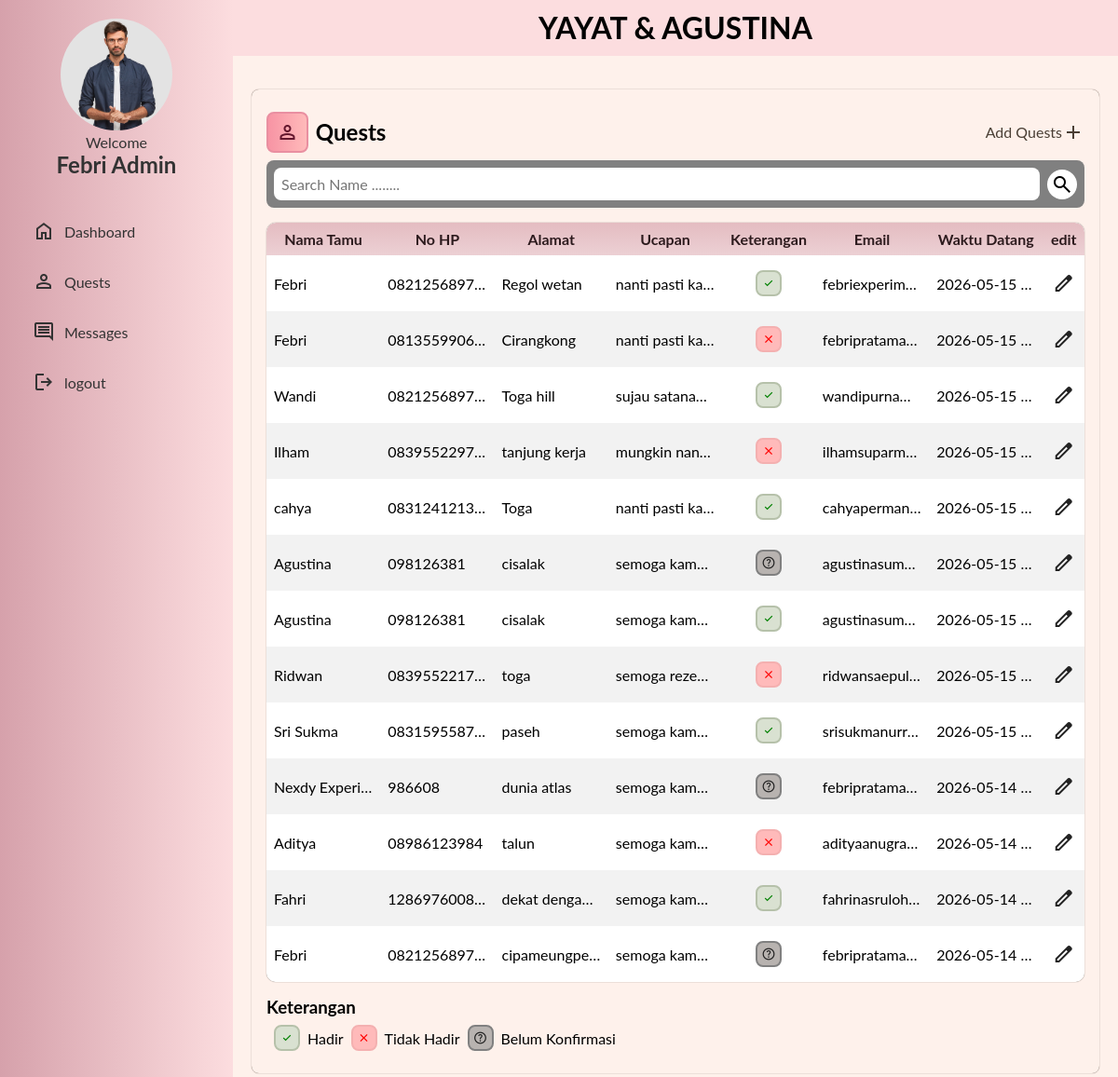
The page /project-guestbook/quest.php (signed in) on the database its author committed.
### tables this page shows
CREATE TABLE `tamu` (
  `id_tamu` varchar(20) NOT NULL,
  `nama_tamu` varchar(100) DEFAULT NULL,
  `no_hp` varchar(16) DEFAULT NULL,
  `alamat` text,
  `ucapan` text,
  `keterangan` enum('hadir','tidak_hadir','belum_konfirmasi') DEFAULT NULL,
  `email` varchar(100) DEFAULT NULL,
  `waktu_datang` datetime NOT NULL
);

### project-guestbook/app/koneksi.php (called while the page is built, shortened)
<?php
$tb_tamu = "tamu";

### project-guestbook/quest.php (the view, shortened to what this page needs)
<?php
include 'app/koneksi.php';
?>
<!doctype html>
<html lang="en">
  <head>
    <link href="https://unpkg.com/aos@2.3.1/dist/aos.css" rel="stylesheet" />
  </head>
  <body>
    <main class="dashboard-container">
      <div class="dashboard-header">
      </div>
      <div class="dashboard-navbar" id="sidebar">
        <?php include "layout/navbar.php"?>
      </div>
      <div class="dashboard-content">
        <div class="content">
          <div class="attendance">
            <div class="herois">
              <div class="icon" data-aos="fade-right" data-aos-duration="800">
                <span class="material-symbols-outlined icon-box">person</span>
                <h2>Quests</h2>
              </div>
              <a href="form.php" data-aos="fade-left" data-aos-duration="800">Add Quests <span class="material-symbols-outlined">add</span></a>
            </div>
            <div class="rectangle-search" data-aos="fade-top" data-aos-duration="800">
              <div class="search">
                <input type="text" name="keyword" id="input-search" placeholder="Search Name ........">
                <button id="btn-search">
                  <span class="material-symbols-outlined">search</span>
                </button>
              </div>
            </div>
            <div class="list-attendance" data-aos="fade-top" data-aos-duration="800">
              <table id="guestTable">
                <thead>
                  <tr>
                    <th>Nama Tamu</th>
                    <th>No HP</th>
                    <th>Alamat</th>
                    <th>Ucapan</th>
                    <th>Keterangan</th>
                    <th>Email</th>
                    <th>Waktu Datang</th>
                    <th>edit</th>
                  </tr>
                </thead>
                <tbody id="result">
                  <?php
                    $query = mysqli_query($koneksi, "SELECT * FROM $tb_tamu ORDER BY waktu_datang DESC");
                    while ($data = mysqli_fetch_array($query)) {
                      $status =  $data['keterangan'];
                      $value = $status === 'hadir' ? 'Check' : ($status === 'tidak_hadir' ? 'Close' : 'Help');
                      echo "<tr>";
                      echo "<td>" . $data['nama_tamu'] . "</td>";
                      echo "<td>" . $data['no_hp'] . "</td>";
                      echo "<td>" . $data['alamat'] . "</td>";
                      echo "<td>" . $data['ucapan'] . "</td>";
                      echo "<td class=\"text-center\"> <div class=\"material-symbols-outlined status-icon\"> $value </div> </td>";
                      echo "<td>" . $data['email'] . "</td>";
                      echo "<td>" . $data['waktu_datang'] . "</td>";
                      echo "<td> <a href='edit.php?id=" . $data['id_tamu'] .
                      "'class='icon-edit'  style='display: flex; justify-content: center;'>
                      <span class='material-symbols-outlined icon'>edit</span>
                      </a>
                      </td>";
                    }
                  ?>
                </tbody>
              </table>
            </div>
            <h3>Keterangan</h3>
            <div class="item-keterangan">
              <div class="material-symbols-outlined status-icon">Check</div>
              <p>Hadir</p>
              <div class="material-symbols-outlined status-icon">Close</div>
              <p>Tidak Hadir</p>
              <div class="material-symbols-outlined status-icon">Help</div>
              <p>Belum Konfirmasi</p>
            </div>
          </div>
        </div>
      </div>
    </main>
  </body>
</html>

### rows shown on the page
tamu: nama_tamu "Febri", no_hp "0821256897…", alamat "Regol wetan", ucapan "nanti pasti ka…", email "febriexperim…", waktu_datang "2026-05-15…"
tamu: nama_tamu "Febri", no_hp "0813559906…", alamat "Cirangkong", ucapan "nanti pasti ka…", email "febripratama…", waktu_datang "2026-05-15…"
tamu: nama_tamu "Wandi", no_hp "0821256897…", alamat "Toga hill", ucapan "sujau satana…", email "wandipurna…", waktu_datang "2026-05-15…"
tamu: nama_tamu "Ilham", no_hp "0839552297…", alamat "tanjung kerja", ucapan "mungkin nan…", email "ilhamsuparm…", waktu_datang "2026-05-15…"
tamu: nama_tamu "cahya", no_hp "0831241213…", alamat "Toga", ucapan "nanti pasti ka…", email "cahyaperman…", waktu_datang "2026-05-15…"
tamu: nama_tamu "Agustina", no_hp "098126381", alamat "cisalak", ucapan "semoga kam…", email "agustinasum…", waktu_datang "2026-05-15…"
tamu: nama_tamu "Agustina", no_hp "098126381", alamat "cisalak", ucapan "semoga kam…", email "agustinasum…", waktu_datang "2026-05-15…"
tamu: nama_tamu "Ridwan", no_hp "0839552217…", alamat "toga", ucapan "semoga reze…", email "ridwansaepul…", waktu_datang "2026-05-15…"
tamu: nama_tamu "Sri Sukma", no_hp "0831595587…", alamat "paseh", ucapan "semoga kam…", email "srisukmanurr…", waktu_datang "2026-05-15…"
tamu: nama_tamu "Nexdy Experi…", no_hp "986608", alamat "dunia atlas", ucapan "semoga kam…", email "febripratama…", waktu_datang "2026-05-14…"
tamu: nama_tamu "Aditya", no_hp "08986123984", alamat "talun", ucapan "semoga kam…", email "adityaanugra…", waktu_datang "2026-05-14…"
tamu: nama_tamu "Fahri", no_hp "1286976008…", alamat "dekat denga…", ucapan "semoga kam…", email "fahrinasruloh…", waktu_datang "2026-05-14…"
tamu: nama_tamu "Febri", no_hp "0821256897…", alamat "cipameungpe…", ucapan "semoga kam…", email "febripratama…", waktu_datang "2026-05-14…"

### other values the page prints
$_SESSION['username'] "Febri Admin"
